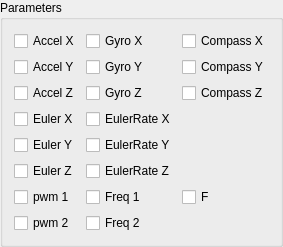
    <widget class="QGroupBox" name="paramsGroupBox">
     <property name="sizePolicy">
      <sizepolicy hsizetype="Preferred" vsizetype="Fixed">
       <horstretch>0</horstretch>
       <verstretch>0</verstretch>
      </sizepolicy>
     </property>
     <property name="title">
      <string>Parameters</string>
     </property>
     <layout class="QGridLayout" name="gridLayout">
      <property name="spacing">
       <number>6</number>
      </property>
      <item row="6" column="0">
       <widget class="QCheckBox" name="pwm1">
        <property name="sizePolicy">
         <sizepolicy hsizetype="Fixed" vsizetype="Fixed">
          <horstretch>0</horstretch>
          <verstretch>0</verstretch>
         </sizepolicy>
        </property>
        <property name="text">
         <string>pwm 1</string>
        </property>
       </widget>
      </item>
      <item row="5" column="0">
       <widget class="QCheckBox" name="eulerZ">
        <property name="sizePolicy">
         <sizepolicy hsizetype="Fixed" vsizetype="Fixed">
          <horstretch>0</horstretch>
          <verstretch>0</verstretch>
         </sizepolicy>
        </property>
        <property name="text">
         <string>Euler Z</string>
        </property>
       </widget>
      </item>
      <item row="6" column="2">
       <widget class="QCheckBox" name="f">
        <property name="sizePolicy">
         <sizepolicy hsizetype="Fixed" vsizetype="Fixed">
          <horstretch>0</horstretch>
          <verstretch>0</verstretch>
         </sizepolicy>
        </property>
        <property name="text">
         <string>F</string>
        </property>
       </widget>
      </item>
      <item row="4" column="1">
       <widget class="QCheckBox" name="eulerRateY">
        <property name="sizePolicy">
         <sizepolicy hsizetype="Fixed" vsizetype="Fixed">
          <horstretch>0</horstretch>
          <verstretch>0</verstretch>
         </sizepolicy>
        </property>
        <property name="text">
         <string>EulerRate Y</string>
        </property>
       </widget>
      </item>
      <item row="7" column="0">
       <widget class="QCheckBox" name="pwm2">
        <property name="sizePolicy">
         <sizepolicy hsizetype="Fixed" vsizetype="Fixed">
          <horstretch>0</horstretch>
          <verstretch>0</verstretch>
         </sizepolicy>
        </property>
        <property name="text">
         <string>pwm 2</string>
        </property>
       </widget>
      </item>
      <item row="7" column="1">
       <widget class="QCheckBox" name="freq2">
        <property name="sizePolicy">
         <sizepolicy hsizetype="Fixed" vsizetype="Fixed">
          <horstretch>0</horstretch>
          <verstretch>0</verstretch>
         </sizepolicy>
        </property>
        <property name="text">
         <string>Freq 2</string>
        </property>
       </widget>
      </item>
      <item row="6" column="1">
       <widget class="QCheckBox" name="freq1">
        <property name="sizePolicy">
         <sizepolicy hsizetype="Fixed" vsizetype="Fixed">
          <horstretch>0</horstretch>
          <verstretch>0</verstretch>
         </sizepolicy>
        </property>
        <property name="text">
         <string>Freq 1</string>
        </property>
       </widget>
      </item>
      <item row="5" column="1">
       <widget class="QCheckBox" name="eulerRateZ">
        <property name="sizePolicy">
         <sizepolicy hsizetype="Fixed" vsizetype="Fixed">
          <horstretch>0</horstretch>
          <verstretch>0</verstretch>
         </sizepolicy>
        </property>
        <property name="text">
         <string>EulerRate Z</string>
        </property>
       </widget>
      </item>
      <item row="0" column="2">
       <widget class="QCheckBox" name="compassX">
        <property name="sizePolicy">
         <sizepolicy hsizetype="Fixed" vsizetype="Fixed">
          <horstretch>0</horstretch>
          <verstretch>0</verstretch>
         </sizepolicy>
        </property>
        <property name="text">
         <string>Compass X</string>
        </property>
       </widget>
      </item>
      <item row="0" column="0">
       <widget class="QCheckBox" name="accelX">
        <property name="sizePolicy">
         <sizepolicy hsizetype="Fixed" vsizetype="Fixed">
          <horstretch>0</horstretch>
          <verstretch>0</verstretch>
         </sizepolicy>
        </property>
        <property name="text">
         <string>Accel X</string>
        </property>
       </widget>
      </item>
      <item row="1" column="1">
       <widget class="QCheckBox" name="gyroY">
        <property name="sizePolicy">
         <sizepolicy hsizetype="Fixed" vsizetype="Fixed">
          <horstretch>0</horstretch>
          <verstretch>0</verstretch>
         </sizepolicy>
        </property>
        <property name="text">
         <string>Gyro Y</string>
        </property>
       </widget>
      </item>
      <item row="2" column="1">
       <widget class="QCheckBox" name="gyroZ">
        <property name="sizePolicy">
         <sizepolicy hsizetype="Fixed" vsizetype="Fixed">
          <horstretch>0</horstretch>
          <verstretch>0</verstretch>
         </sizepolicy>
        </property>
        <property name="text">
         <string>Gyro Z</string>
        </property>
       </widget>
      </item>
      <item row="1" column="2">
       <widget class="QCheckBox" name="compassY">
        <property name="sizePolicy">
         <sizepolicy hsizetype="Fixed" vsizetype="Fixed">
          <horstretch>0</horstretch>
          <verstretch>0</verstretch>
         </sizepolicy>
        </property>
        <property name="text">
         <string>Compass Y</string>
        </property>
       </widget>
      </item>
      <item row="2" column="0">
       <widget class="QCheckBox" name="accelZ">
        <property name="sizePolicy">
         <sizepolicy hsizetype="Fixed" vsizetype="Fixed">
          <horstretch>0</horstretch>
          <verstretch>0</verstretch>
         </sizepolicy>
        </property>
        <property name="text">
         <string>Accel Z</string>
        </property>
       </widget>
      </item>
      <item row="1" column="0">
       <widget class="QCheckBox" name="accelY">
        <property name="sizePolicy">
         <sizepolicy hsizetype="Fixed" vsizetype="Fixed">
          <horstretch>0</horstretch>
          <verstretch>0</verstretch>
         </sizepolicy>
        </property>
        <property name="text">
         <string>Accel Y</string>
        </property>
       </widget>
      </item>
      <item row="0" column="1">
       <widget class="QCheckBox" name="gyroX">
        <property name="sizePolicy">
         <sizepolicy hsizetype="Fixed" vsizetype="Fixed">
          <horstretch>0</horstretch>
          <verstretch>0</verstretch>
         </sizepolicy>
        </property>
        <property name="text">
         <string>Gyro X</string>
        </property>
       </widget>
      </item>
      <item row="3" column="0">
       <widget class="QCheckBox" name="eulerX">
        <property name="sizePolicy">
         <sizepolicy hsizetype="Fixed" vsizetype="Fixed">
          <horstretch>0</horstretch>
          <verstretch>0</verstretch>
         </sizepolicy>
        </property>
        <property name="text">
         <string>Euler X</string>
        </property>
       </widget>
      </item>
      <item row="3" column="1">
       <widget class="QCheckBox" name="eulerRateX">
        <property name="sizePolicy">
         <sizepolicy hsizetype="Fixed" vsizetype="Fixed">
          <horstretch>0</horstretch>
          <verstretch>0</verstretch>
         </sizepolicy>
        </property>
        <property name="text">
         <string>EulerRate X</string>
        </property>
       </widget>
      </item>
      <item row="2" column="2">
       <widget class="QCheckBox" name="compassZ">
        <property name="sizePolicy">
         <sizepolicy hsizetype="Fixed" vsizetype="Fixed">
          <horstretch>0</horstretch>
          <verstretch>0</verstretch>
         </sizepolicy>
        </property>
        <property name="text">
         <string>Compass Z</string>
        </property>
       </widget>
      </item>
      <item row="4" column="0">
       <widget class="QCheckBox" name="eulerY">
        <property name="sizePolicy">
         <sizepolicy hsizetype="Fixed" vsizetype="Fixed">
          <horstretch>0</horstretch>
          <verstretch>0</verstretch>
         </sizepolicy>
        </property>
        <property name="text">
         <string>Euler Y</string>
        </property>
       </widget>
      </item>
     </layout>
    </widget>
